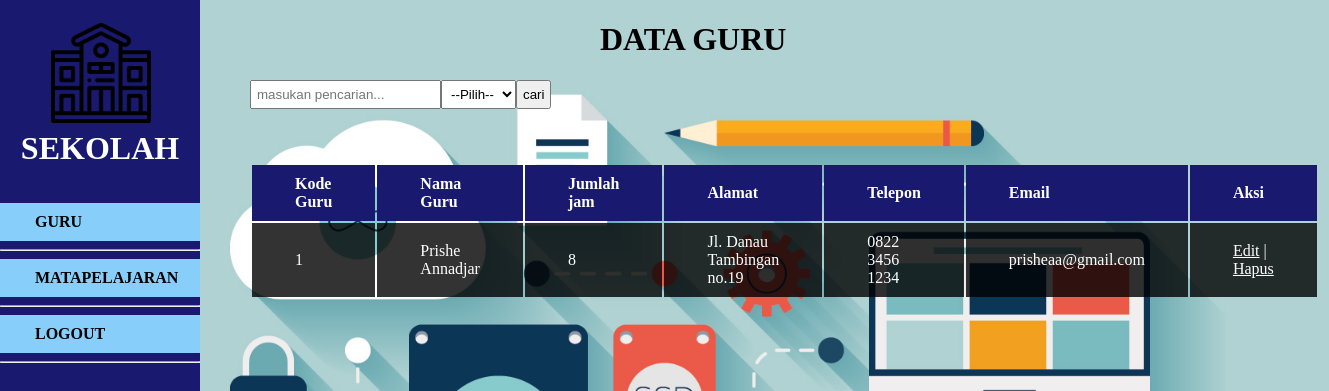
The app's page /sekolahukl/guru/search.php with its own data.
### tables this page shows
CREATE TABLE `guru` (
  `kode_guru` int(3) NOT NULL,
  `nama_guru` varchar(100) NOT NULL,
  `jumlah_jam` int(2) NOT NULL,
  `alamat` text NOT NULL,
  `telp` varchar(15) NOT NULL,
  `email` varchar(50) NOT NULL
);

### sekolahukl/guru/search.php (the view, shortened to what this page needs)
<?php
include '../connect.php';
$cari = $_GET['cari'];
$query = "SELECT * FROM guru WHERE nama_guru LIKE '%$cari%'";
$result = mysqli_query($connect,$query);
$num = mysqli_num_rows($result);
 ?>
 <!DOCTYPE html>
 <html lang="en" dir="ltr">
   <head>
   </head>
 <body>
   <table border = '0'>
     <h1> DATA GURU</h1>
     <form id="search" action="search.php" method="get">
     <input type="search" name="cari" placeholder="masukan pencarian...">
     <select name="kategori" id="">
     <option>--Pilih--</option>
     </select>
     <input type="submit" name="" value="cari">
     </form>
     <br>
     <br>
     <br>
     <br>
     <tr>
       <th>Kode Guru</th>
       <th>Nama Guru</th>
       <th>Jumlah jam</th>
       <th>Alamat</th>
       <th>Telepon</th>
       <th>Email</th>
       <th>Aksi</th>
     </tr>
     <?php
if ($num >0)
{
$no = 1;
while ($data = mysqli_fetch_assoc($result))
{
  echo "<tr>";
  echo "<td>".  $no . "</td>";
  echo "<td>" . $data['nama_guru'] . "</td>";
  echo "<td>" . $data['jumlah_jam']. "</td>";
  echo "<td>" . $data['alamat']. "</td>";
  echo "<td>" . $data['telp']. "</td>";
  echo "<td>" . $data['email']. "</td>";
  echo "<td><a href ='form-update.php?kode_guru=". $data['kode_guru']. "'>Edit</a> | ";
  echo "<a href ='delete.php?kode_guru=". $data['kode_guru']."' onclick='return confirm(\"Apakah Anda Yakin ingin menghapus data?\")'>Hapus</a> </td> ";
  echo "</tr>";
  $no ++;
}
}
else {
echo "<td colspan = '3'> Tidak ada data </td>";
}
      ?>
   </table>
   <div id="sidebar">
    <img src="../bg/school.png">
   <h1>SEKOLAH</h1>
   <br>
   <br>
   <a href="../guru/read.php"> <b> GURU</b> </a>
   <hr border = "1">
   <a href="../matapelajaran/read.php"><b> MATAPELAJARAN</b></a>
   <hr border="1">
   <a href="../login/logout.php"> <b>LOGOUT</b></a>
   <hr border="1">
   </div>
   </body>
</html>

### sekolahukl/guru/search.php (style rules this page uses)
tr { background-color: rgb(0,0,0,0.8); }
tr a { color: white; }
th { background-color: #191970; color: white; padding: 10px 43px; text-align: left; }
td { padding: 10px 43px; text-align: left; color: white; }
body { margin: 10px 250px; background-image: url("../bg/n.jpg"); background-size: cover; }
#sidebar { height: 100%; width: 200px; position: fixed; z-index: 1; top : 0; left: 0; background-color: #191970; padding-top: 20px; }
#sidebar a { text-decoration: none; margin: 0px; background-color: #87CEFA; padding: 10px 35px; display:grid; color: black; }
#sidebar h1 { margin: auto; text-align: center; color: white; }
input, select { padding: 5px; }
h1 { margin-left: 350px; }
img { padding: 3px 1px; width: 100px; height: auto; margin-left: 50px; }

### records on screen
guru: nama_guru "Prishe Annadjar", jumlah_jam "8", alamat "Jl. Danau Tambingan no.19", telp "0822 3456 1234", email "prisheaa@gmail.com"
